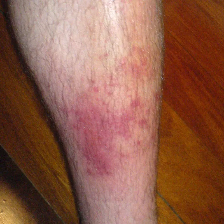
#> input picture AdvancedSkinDisease/skin-disease-dataset/test_set/BA- cellulitis/BA- cellulitis (1).webp, 224 x 224 px, found by its file name; its folder holds only this picture in this run
$ python model.py
#> lines starting #> are read from the running program, lines starting #| are printed output that depends on the picture
#> in load_data, img is the input picture: shape (224, 224, 3); mean B, G, R 73.5, 93, 142.6
import os
import numpy as np
import cv2
from sklearn.model_selection import train_test_split
from sklearn.preprocessing import LabelEncoder, StandardScaler
from sklearn.ensemble import RandomForestClassifier, VotingClassifier
from sklearn.svm import SVC
from sklearn.pipeline import Pipeline
from sklearn.metrics import accuracy_score, classification_report
from xgboost import XGBClassifier
from tqdm import tqdm
from joblib import dump  # For saving models

# Configure Dataset Paths
train_dir = "skin-disease-dataset copy/test_set"
test_dir = "skin-disease-dataset copy/train_set"

def extract_features(img):
    """Extract multiple features including HOG, color histograms, and texture features"""
    # Resize image
    img = cv2.resize(img, (128, 128))
#> img: shape (128, 128, 3)

    features = []

    # 1. HOG Features
    gray = cv2.cvtColor(img, cv2.COLOR_BGR2GRAY)
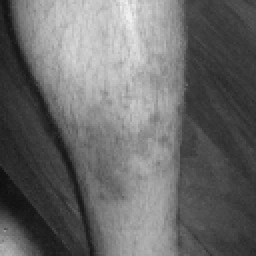
#> gray: shape (128, 128) (shown 2 times larger); min 15, max 243, mean 105.5
    equalized = cv2.equalizeHist(gray)
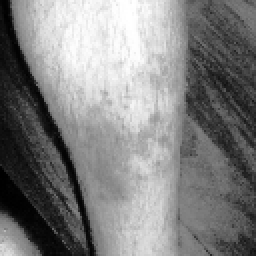
#> equalized: shape (128, 128) (shown 2 times larger); min 0, max 255, mean 128.4
    hog = cv2.HOGDescriptor(
        _winSize=(128, 128),
        _blockSize=(16, 16),
        _blockStride=(8, 8),
        _cellSize=(8, 8),
        _nbins=9
    )
    hog_features = hog.compute(equalized)
#> hog_features = 8100 values, max 0.411 at index 133, min 0 at index 1055, mean 0.145
    features.extend(hog_features.flatten())

    # 2. Color Histograms (RGB and HSV)
    for color in range(3):
        hist = cv2.calcHist([img], [color], None, [256], [0, 256])
        features.extend(hist.flatten())
#> after the loop, features = 8868 values, max 525 at index 8110, min 0 at index 1055, mean 5.67

    hsv = cv2.cvtColor(img, cv2.COLOR_BGR2HSV)
#> hsv: shape (128, 128, 3); mean H, S, V 25.6, 143.3, 142.4
    for channel in range(3):
        hist = cv2.calcHist([hsv], [channel], None, [256], [0, 256])
        features.extend(hist.flatten())
#> after the loop, features = 9636 values, max 1473 at index 8876, min 0 at index 1055, mean 10.32

    return np.array(features)

def load_data(directory):
    """Load images and extract features and labels"""
    data = []
    labels = []
    classes = os.listdir(directory)

    for class_name in classes:
        class_path = os.path.join(directory, class_name)
        if os.path.isdir(class_path):
            for img_file in tqdm(os.listdir(class_path), desc=f"Processing {class_name}"):
                img_path = os.path.join(class_path, img_file)
                try:
                    img = cv2.imread(img_path)
                    if img is None:
                        continue

                    features = extract_features(img)
                    if features is not None and len(features) > 0:
                        data.append(features)
                        labels.append(class_name)

                except Exception as e:
                    print(f"Error processing {img_path}: {e}")
#> pass 2 of the loop in load_data, `for class_name in classes:`:
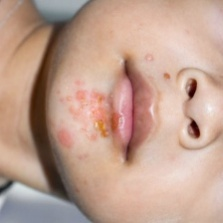
#> input picture AdvancedSkinDisease/skin-disease-dataset/test_set/BA-impetigo/10_BA-impetigo (89).jpg, 223 x 223 px, found by its file name
#> in load_data, img is the input picture: shape (223, 223, 3); mean B, G, R 143.3, 159.2, 191.6
#> img: shape (128, 128, 3)
#> in extract_features (call 2), `gray = cv2.cvtColor(img, cv2.COLOR_BGR2GRAY)`:
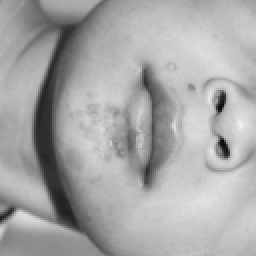
#> gray: shape (128, 128) (shown 2 times larger); min 12, max 244, mean 167
#> in extract_features (call 2), `equalized = cv2.equalizeHist(gray)`:
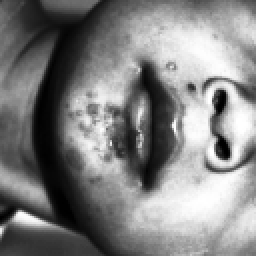
#> equalized: shape (128, 128) (shown 2 times larger); min 0, max 255, mean 128.7
#> hog_features = 8100 values, max 0.483 at index 1588, min 0 at index 545, mean 0.128
#> after the loop in extract_features (call 2), `for color in range(3):`: features = 8868 values, max 384 at index 8832, min 0 at index 545, mean 5.66
#> hsv: shape (128, 128, 3); mean H, S, V 19.4, 70.4, 192.5
#> after the loop in extract_features (call 2), `for channel in range(3):`: features = 9636 values, max 3798 at index 8879, min 0 at index 545, mean 10.31

    return np.array(data), np.array(labels)

def create_voting_ensemble():
    """Create a Voting Ensemble with SVM, Random Forest, and XGBoost"""
    # Define the base models
    svm = SVC(kernel='rbf', C=10, gamma='scale', probability=True, random_state=42)
    rf = RandomForestClassifier(n_estimators=200, max_depth=15, min_samples_split=2, random_state=42)
    xgb = XGBClassifier(n_estimators=200, learning_rate=0.1, max_depth=5, random_state=42)

    # Create the Voting Classifier
    voting_clf = VotingClassifier(
        estimators=[
            ('svm', svm),
            ('rf', rf),
            ('xgb', xgb)
        ],
        voting='soft'
    )

    # Pipeline to include preprocessing
    pipeline = Pipeline([('scaler', StandardScaler()), ('voting', voting_clf)])

    return pipeline

def train_and_evaluate_voting_ensemble(X_train, X_test, y_train, y_test):
    """Train and evaluate the Voting Ensemble"""
    model = create_voting_ensemble()

    print("\nTraining Voting Ensemble...")
    model.fit(X_train, y_train)

    y_pred = model.predict(X_test)
    accuracy = accuracy_score(y_test, y_pred)

    print(f"\nVoting Ensemble Test Accuracy: {accuracy:.4f}")
    print("\nClassification Report:")
    print(classification_report(y_test, y_pred))

    return model, accuracy

if __name__ == "__main__":
    # Load data
    print("Loading training data...")
    train_data, train_labels = load_data(train_dir)

    print("Loading test data...")
    test_data, test_labels = load_data(test_dir)
#> (the run stopped early here; a loop or call above may not have finished)
